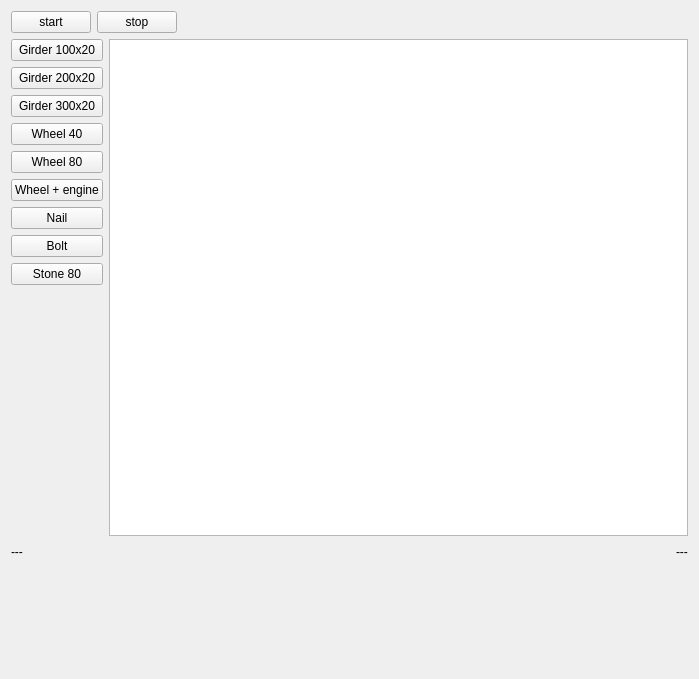
<ui version="4.0" >
 <class>MainWindow</class>
 <widget class="QWidget" name="MainWindow" >
  <property name="geometry" >
   <rect>
    <x>0</x>
    <y>0</y>
    <width>699</width>
    <height>679</height>
   </rect>
  </property>
  <property name="windowTitle" >
   <string>Construqtor</string>
  </property>
  <layout class="QVBoxLayout" >
   <item>
    <layout class="QHBoxLayout" >
     <item>
      <widget class="QPushButton" name="buttonStart" >
       <property name="text" >
        <string>start</string>
       </property>
      </widget>
     </item>
     <item>
      <widget class="QPushButton" name="buttonStop" >
       <property name="text" >
        <string>stop</string>
       </property>
      </widget>
     </item>
     <item>
      <spacer>
       <property name="orientation" >
        <enum>Qt::Horizontal</enum>
       </property>
       <property name="sizeHint" >
        <size>
         <width>40</width>
         <height>20</height>
        </size>
       </property>
      </spacer>
     </item>
    </layout>
   </item>
   <item>
    <layout class="QHBoxLayout" >
     <item>
      <layout class="QVBoxLayout" >
       <item>
        <widget class="QPushButton" name="buttonGirder100" >
         <property name="text" >
          <string>Girder 100x20</string>
         </property>
        </widget>
       </item>
       <item>
        <widget class="QPushButton" name="buttonGirder200" >
         <property name="text" >
          <string>Girder 200x20</string>
         </property>
        </widget>
       </item>
       <item>
        <widget class="QPushButton" name="buttonGirder300" >
         <property name="text" >
          <string>Girder 300x20</string>
         </property>
        </widget>
       </item>
       <item>
        <widget class="QPushButton" name="buttonWheel40" >
         <property name="text" >
          <string>Wheel 40</string>
         </property>
        </widget>
       </item>
       <item>
        <widget class="QPushButton" name="buttonWheel80" >
         <property name="text" >
          <string>Wheel 80</string>
         </property>
        </widget>
       </item>
       <item>
        <widget class="QPushButton" name="buttonWwE" >
         <property name="text" >
          <string>Wheel + engine</string>
         </property>
        </widget>
       </item>
       <item>
        <widget class="QPushButton" name="buttonNail" >
         <property name="text" >
          <string>Nail</string>
         </property>
        </widget>
       </item>
       <item>
        <widget class="QPushButton" name="buttonBolt" >
         <property name="text" >
          <string>Bolt</string>
         </property>
        </widget>
       </item>
       <item>
        <widget class="QPushButton" name="buttonStone" >
         <property name="text" >
          <string>Stone 80</string>
         </property>
        </widget>
       </item>
       <item>
        <spacer>
         <property name="orientation" >
          <enum>Qt::Vertical</enum>
         </property>
         <property name="sizeHint" >
          <size>
           <width>20</width>
           <height>40</height>
          </size>
         </property>
        </spacer>
       </item>
      </layout>
     </item>
     <item>
      <widget class="MainView" name="view" >
       <property name="sizePolicy" >
        <sizepolicy vsizetype="Expanding" hsizetype="Expanding" >
         <horstretch>5</horstretch>
         <verstretch>0</verstretch>
        </sizepolicy>
       </property>
      </widget>
     </item>
    </layout>
   </item>
   <item>
    <layout class="QHBoxLayout" >
     <item>
      <widget class="QLabel" name="labelPos" >
       <property name="text" >
        <string>---</string>
       </property>
      </widget>
     </item>
     <item>
      <spacer>
       <property name="orientation" >
        <enum>Qt::Horizontal</enum>
       </property>
       <property name="sizeHint" >
        <size>
         <width>40</width>
         <height>20</height>
        </size>
       </property>
      </spacer>
     </item>
     <item>
      <widget class="QLabel" name="labelSelected" >
       <property name="text" >
        <string>---</string>
       </property>
      </widget>
     </item>
    </layout>
   </item>
   <item>
    <widget class="QWidget" native="1" name="boxControllers" >
     <property name="sizePolicy" >
      <sizepolicy vsizetype="Fixed" hsizetype="Preferred" >
       <horstretch>0</horstretch>
       <verstretch>1</verstretch>
      </sizepolicy>
     </property>
     <property name="minimumSize" >
      <size>
       <width>0</width>
       <height>100</height>
      </size>
     </property>
     <layout class="QHBoxLayout" >
      <item>
       <spacer>
        <property name="orientation" >
         <enum>Qt::Horizontal</enum>
        </property>
        <property name="sizeHint" >
         <size>
          <width>40</width>
          <height>20</height>
         </size>
        </property>
       </spacer>
      </item>
     </layout>
    </widget>
   </item>
  </layout>
 </widget>
 <customwidgets>
  <customwidget>
   <class>MainView</class>
   <extends>QGraphicsView</extends>
   <header>mainview.h</header>
  </customwidget>
 </customwidgets>
 <resources/>
 <connections/>
</ui>
